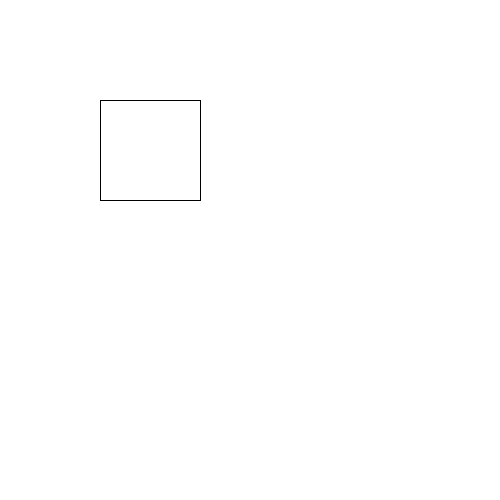
Frame 1 (no input)
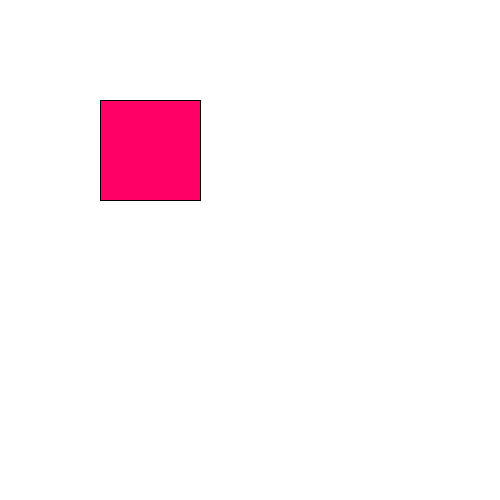
Frame 60 (the mouse pressed at the canvas centre just before this capture)
Frame 120 (the mouse held since frame 60 and released just before this capture): identical to frame 60, image omitted

The Processing sketch that drew these frames (run headless with seeded random() and noise(); from frame 60 on, the mouse is pressed at the canvas centre):

// Processing sketch: DoNow_10314
// ── DoNow_10314.pde
int  x = 100;
int  y = 100;
int distx=100;
int  disty = 100;
void setup() {
  size (500, 500);
}
void draw () {
  background (255);
  if (mouseX > x && mouseX < x + distx && mouseY > y && mouseY < y + disty) {
    fill (200,100,200);
    rect (x+200, y+100, distx, disty);
  } else 
    rect (x, y, distx, disty);
    fill (255,0,100);
}
